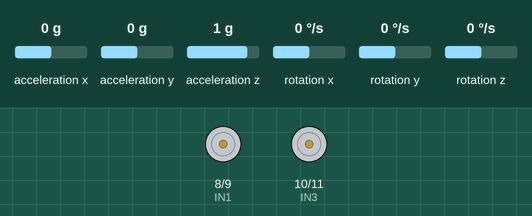
Simulated run of this sketch. Board: Arduino Uno, built with avr-gcc and run on an emulated ATmega328P. Parts: motor-driver pin pairs drawn as motors (green arrow = first pin HIGH = forward, orange = second pin HIGH = backward, longer = more drive, scaled by the enable pin). The test bench sets the inputs (shaded band); at power-on: acceleration y 0 g, acceleration z 1 g, acceleration x 0 g, rotation x 0 °/s, rotation y 0 °/s, rotation z 0 °/s. What the sketch prints to the serial monitor is not drawn.

Above: at 1.2 s.
1.3 s: acceleration y set to -1.4 g
At 2.3 s:
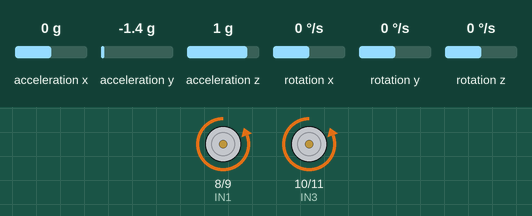
2.8 s: acceleration y set to -0.4 g
4.3 s: acceleration y set to -0.2 g
5.8 s: acceleration z set to 1.3 g
At 6.3 s:
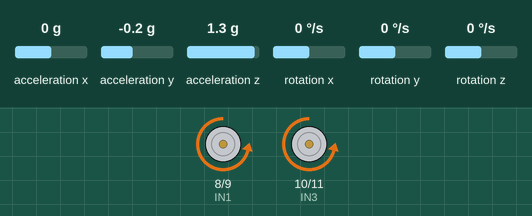
7.3 s: acceleration y set to 0 g
At 8.5 s:
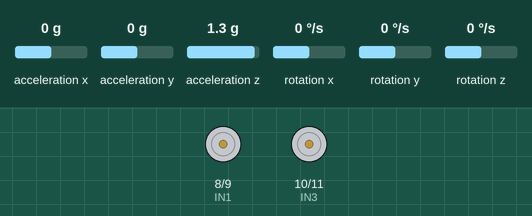
8.8 s: acceleration z set to 0.1 g
10.3 s: acceleration z set to -0.2 g
At 11.7 s:
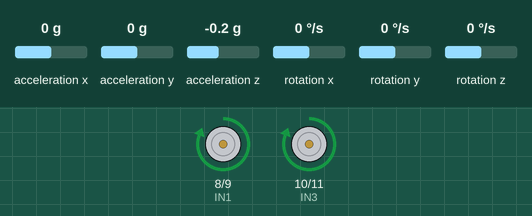
Timing chart, 0 to 12.8 s (numbered marks = the images above; inputs shaded):
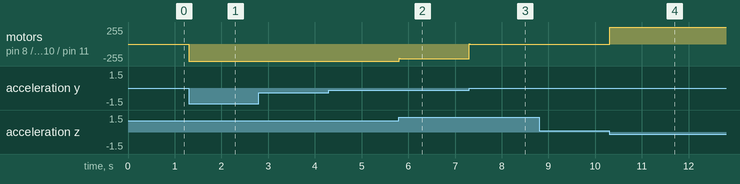

Measured:
- the behaviour switches between 0 and -0.1 g on acceleration z (found by bisection; images 3 and 4)
- after the input at 1.3 s, motor on pin 8 (IN1) / pin 9 (IN2), motor on pin 10 (IN3) / pin 11 (IN4): stopped → backward 255/255 at once
- after the input at 2.8 s, every drawn part: stays the same
- after the input at 4.3 s, every drawn part: stays the same
- after the input at 5.8 s, motor on pin 8 (IN1) / pin 9 (IN2), motor on pin 10 (IN3) / pin 11 (IN4): backward 255/255 → backward 218/255 at once
- after the input at 7.3 s, motor on pin 8 (IN1) / pin 9 (IN2), motor on pin 10 (IN3) / pin 11 (IN4): backward 218/255 → stopped at once
- after the input at 8.8 s, every drawn part: stays the same
- after the input at 10.3 s, motor on pin 8 (IN1) / pin 9 (IN2), motor on pin 10 (IN3) / pin 11 (IN4): stopped → forward 255/255 at once

The sketch:

Self_Balancing_Robot.ino
```cpp
#include <Wire.h>
#include <MPU6050.h>
#include <math.h>

MPU6050 mpu;

/* Motor Pins */
#define IN1 8
#define IN2 9
#define IN3 10
#define IN4 11
#define ENA 5
#define ENB 6

/* PID Variables */
float setPoint = 0.0;
float Kp = 25.0;
float Ki = 0.0;
float Kd = 0.8;

float error = 0;
float previousError = 0;
float integral = 0;
float angle = 0;

/* Function Prototypes */
void balanceMotor(int speed);

void setup()
{
    Serial.begin(9600);

    Wire.begin();
    mpu.initialize();

    pinMode(IN1, OUTPUT);
    pinMode(IN2, OUTPUT);
    pinMode(IN3, OUTPUT);
    pinMode(IN4, OUTPUT);

    pinMode(ENA, OUTPUT);
    pinMode(ENB, OUTPUT);

    Serial.println("Self Balancing Robot Started");
}

void loop()
{
    int16_t ax, ay, az;
    int motorSpeed;

    /* Read MPU6050 Data */
    mpu.getAcceleration(&ax, &ay, &az);

    /* Calculate Tilt Angle */
    angle = atan2((float)ay, (float)az) * 180.0 / PI;

    /* PID Controller */
    error = angle - setPoint;

    integral = integral + error;

    float derivative = error - previousError;

    motorSpeed = (int)(
        (Kp * error) +
        (Ki * integral) +
        (Kd * derivative));

    /* Limit PWM */
    if (motorSpeed > 255)
        motorSpeed = 255;

    if (motorSpeed < -255)
        motorSpeed = -255;

    balanceMotor(motorSpeed);

    previousError = error;

    delay(10);
}

void balanceMotor(int speed)
{
    if (speed > 0)
    {
        analogWrite(ENA, speed);
        analogWrite(ENB, speed);

        digitalWrite(IN1, HIGH);
        digitalWrite(IN2, LOW);

        digitalWrite(IN3, HIGH);
        digitalWrite(IN4, LOW);
    }
    else
    {
        speed = abs(speed);

        analogWrite(ENA, speed);
        analogWrite(ENB, speed);

        digitalWrite(IN1, LOW);
        digitalWrite(IN2, HIGH);

        digitalWrite(IN3, LOW);
        digitalWrite(IN4, HIGH);
    }
}
```
